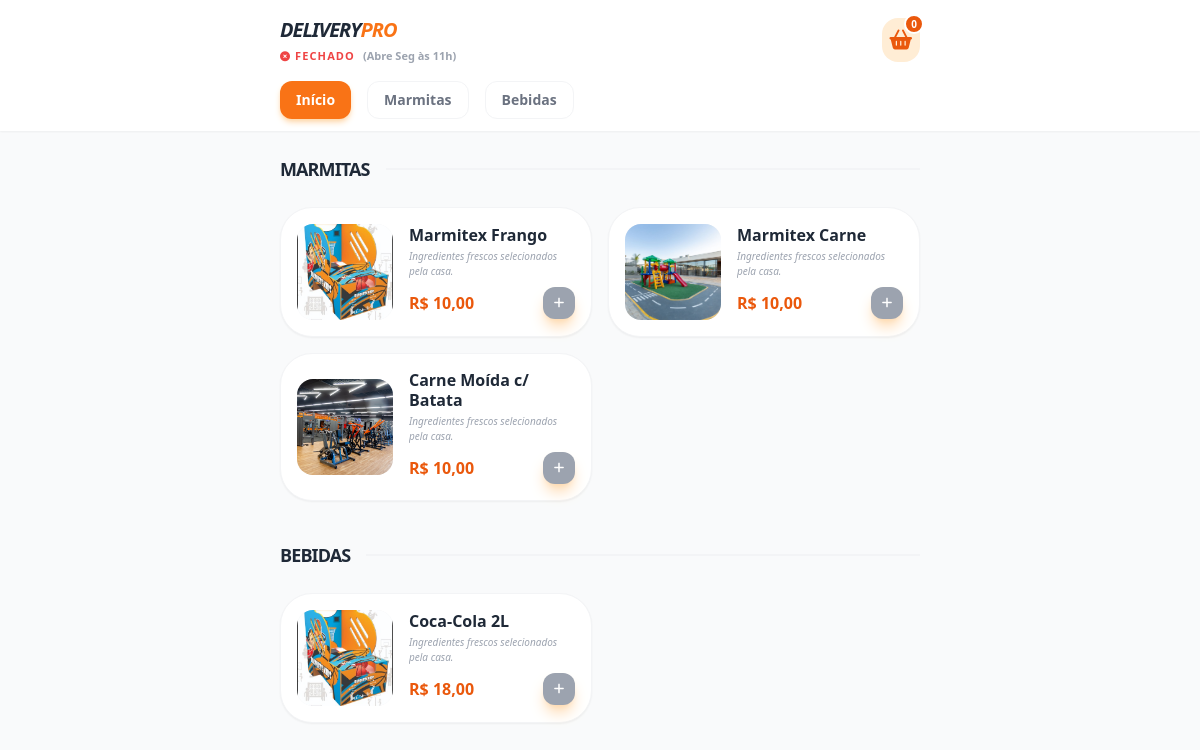
The page / on the database its author committed.
### core/models.py (models this page shows, shortened)
class Prime(models.Model):
    ativo = models.BooleanField(default=True)
    criacao = models.DateTimeField(auto_now_add=True, null=True)
    atualizado = models.DateTimeField(auto_now=True, null=True)
    class Meta:
        abstract = True

class CategoriaProdutos(Prime):
    imagem_categoria = models.ImageField(upload_to='imagens_categorias/')
    nome_categoria = models.CharField(max_length=150)
    class Meta:
        verbose_name = "Categoria de Produto"
        verbose_name_plural = "Categorias de Produto"

class Produtos(Prime):
    nome_produto = models.CharField(max_length=180, null=False)
    image_produto = models.ImageField(upload_to='produtos/')
    codigo = models.IntegerField(default=0)
    preco = models.DecimalField(decimal_places=2, max_digits=9)
    categoria = models.ForeignKey(
        CategoriaProdutos,
        on_delete=models.CASCADE,
        related_name="produtos"
    )
    class Meta:
        verbose_name = "Produto"
        verbose_name_plural = "Produtos"

### core/views.py (the view)
# urls.py: path('', CardapioClienteView.as_view(), name='cardapio'),
class CardapioClienteView(View):
    def get(self, request):
        produtos_ativos = Produtos.objects.filter(ativo=True).prefetch_related("adicionais_disponiveis")
        categorias = CategoriaProdutos.objects.filter(
            ativo=True,
            produtos__ativo=True
        ).annotate(
            total_produtos=Count('produtos')
        ).filter(
            total_produtos__gt=0
        ).prefetch_related(
            Prefetch("produtos", queryset=produtos_ativos)
        ).distinct()
        dia_hoje = timezone.localdate().weekday()
        pratos_do_dia = PratoDoDia.objects.filter(
            dia_semana=dia_hoje,
            ativo=True,
            produto__ativo=True
        ).select_related("produto")
        agora = timezone.localtime()
        loja_aberta = 0 <= agora.weekday() <= 5 and 11 <= agora.hour < 16
        return render(request, "index.html", {
            "categorias": categorias,
            "pratos_do_dia": pratos_do_dia,
            "loja_aberta_server": loja_aberta
        })

### core/context_processors.py (called while the page is built)
def global_context(request):
    count = Pedidos.objects.filter(total__gt=0).count() # Ajuste seu filtro aqui
    return {
        'pedidos_pendentes_count': count
    }

### core/templates/index.html (shortened to what this page needs)
{% extends 'base_index.html' %}
{% block content %}
<div class="space-y-10" id="catalogo-container">
    {% for categoria in categorias %}
    <section id="cat-{{ categoria.id }}" class="categoria-section">
        <div class="flex items-center gap-4 mb-6">
            <h2 class="text-lg font-black text-gray-800 uppercase tracking-tighter">
                {{ categoria.nome_categoria }}
            </h2>
            <div class="h-[2px] flex-1 bg-gray-100"></div>
        </div>
        <div class="grid grid-cols-1 md:grid-cols-2 gap-4">
            {% for produto in categoria.produtos.all %}
            <div class="product-card bg-white p-4 rounded-[2rem] shadow-sm border border-gray-100 flex gap-4 items-center transition-all hover:shadow-md"
                 data-categoria="{{ categoria.id }}"
                 data-name="{{ produto.nome_produto|lower }}"
                 data-code="{{ produto.codigo }}">
                <div class="w-24 h-24 rounded-2xl overflow-hidden bg-gray-100 flex-shrink-0">
                    {% if produto.image_produto %}
                        <img src="{{ produto.image_produto.url }}" class="w-full h-full object-cover" alt="{{ produto.nome_produto }}">
                    {% else %}
                        <div class="w-full h-full flex items-center justify-center text-gray-300">
                            <i class="fas fa-image text-2xl"></i>
                        </div>
                    {% endif %}
                </div>
                <div class="flex-1">
                    <h3 class="font-bold text-gray-800 leading-tight mb-1">{{ produto.nome_produto }}</h3>
                    <p class="text-[10px] text-gray-400 line-clamp-2 mb-2 italic">Ingredientes frescos selecionados pela casa.</p>
                    <div class="flex justify-between items-center">
                        <span class="text-orange-600 font-black">R$ {{ produto.preco }}</span>
                        <button
                        {% if produto.adicionais_disponiveis.exists %}
                            onclick="abrirModalAdicionais('{{ produto.id }}', '{{ produto.nome_produto }}', '{{ produto.preco }}')"
                        {% else %}
                            onclick="adicionarAoCarrinho('{{ produto.id }}', '{{ produto.nome_produto }}', '{{ produto.preco }}')"
                        {% endif %}
                        class="btn-add w-8 h-8 bg-orange-500 text-white rounded-xl flex items-center justify-center shadow-lg shadow-orange-200 active:scale-90 transition-all">
                            <i class="fas fa-plus text-xs"></i>
                        </button>
                    </div>
                </div>
            </div>
            {% endfor %}
        </div>
    </section>
    {% endfor %}
</div>
{% endblock %}

### core/templates/base_index.html (shortened to what this page needs)
<!DOCTYPE html>
<html lang="pt-br">
<head>
    <script src="https://cdn.tailwindcss.com"></script>
    <link rel="stylesheet" href="https://cdnjs.cloudflare.com/ajax/libs/font-awesome/6.4.0/css/all.min.css">
</head>
<body class="bg-gray-50 font-sans" hx-boost="true">
    <header class="bg-white shadow-sm sticky top-0 z-50">
        <div class="max-w-2xl mx-auto px-4 py-4 flex justify-between items-center">
            <div class="flex flex-col">
                <h1 class="text-xl font-black text-gray-800 tracking-tighter italic">DELIVERY<span class="text-orange-500">PRO</span></h1>
                <p id="status-loja" class="text-[10px] font-bold uppercase tracking-widest"></p>
            </div>
            <button onclick="toggleCart()" class="relative p-2 bg-orange-100 text-orange-600 rounded-2xl">
                <i class="fas fa-shopping-basket text-xl"></i>
                <span id="cart-count" class="absolute -top-1 -right-1 bg-orange-600 text-white text-[10px] font-bold w-5 h-5 flex items-center justify-center rounded-full border-2 border-white">0</span>
            </button>
        </div>
        <div class="max-w-2xl mx-auto px-4 pb-3 overflow-x-auto category-scroll flex gap-4">
            <button onclick="filtrarCategoria('all', this)" class="categoria-btn whitespace-nowrap bg-orange-500 text-white px-4 py-2 rounded-xl text-sm font-bold shadow-md shadow-orange-200">
                Início
            </button>
            {% for categoria in categorias %}
            <button onclick="filtrarCategoria('{{ categoria.id }}', this)" class="categoria-btn whitespace-nowrap bg-white text-gray-500 border border-gray-100 px-4 py-2 rounded-xl text-sm font-bold hover:bg-orange-50 transition-all">
                {{ categoria.nome_categoria }}
            </button>
            {% endfor %}
        </div>
    </header>
    <main class="max-w-2xl mx-auto px-4 py-6 pb-24">
        {% block content %}{% endblock %}
    </main>
</body>
</html>

### rows shown on the page
CategoriaProdutos: nome_categoria "Marmitas", nome_categoria "MARMITAS"
CategoriaProdutos: nome_categoria "Bebidas", nome_categoria "BEBIDAS"
Produtos: image_produto (picture), nome_produto "Marmitex Frango", preco "10,00"
Produtos: image_produto (picture), nome_produto "Marmitex Carne", preco "10,00"
Produtos: image_produto (picture), nome_produto "Carne Moída c/ Batata", preco "10,00"
Produtos: image_produto (picture), nome_produto "Coca-Cola 2L", preco "18,00"
